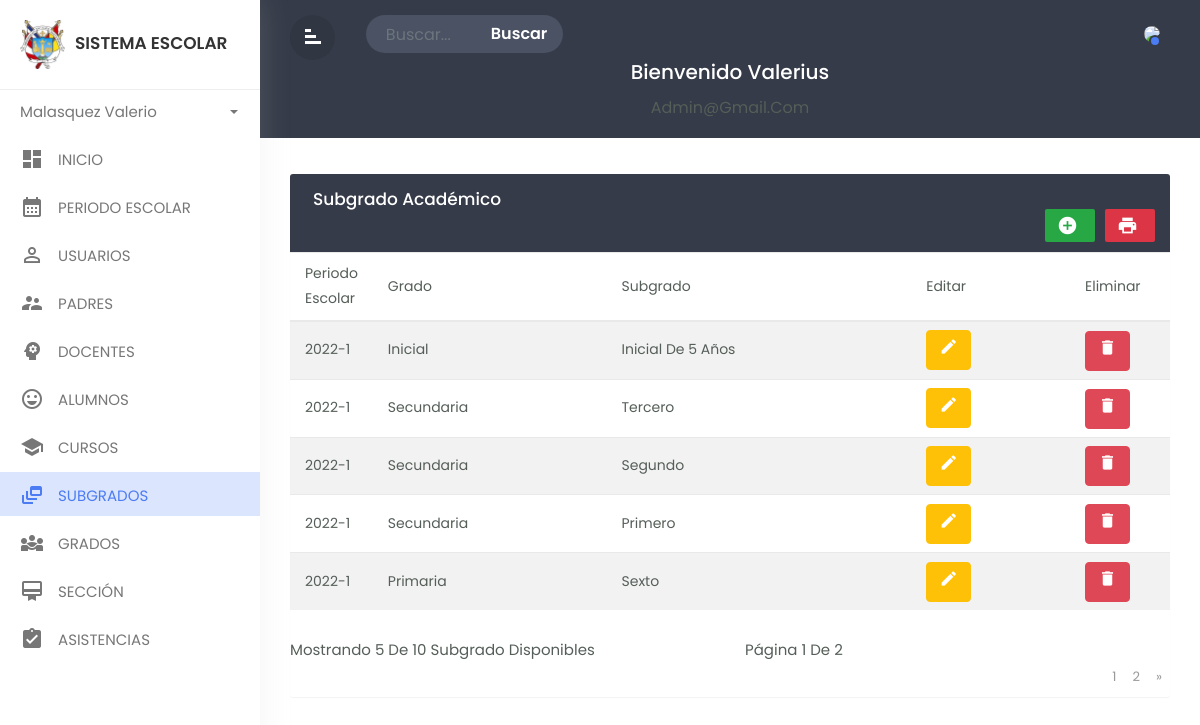
The app's page /School-System/Views/subgrade/mostrar.php (signed in) with its own data.
### tables this page shows
CREATE TABLE `subgrade` (
  `idsub` int(11) NOT NULL,
  `nomsub` varchar(50) NOT NULL,
  `iddeg` int(11) NOT NULL,
  `fere` timestamp NOT NULL DEFAULT current_timestamp() ON UPDATE current_timestamp()
);

CREATE TABLE `degree` (
  `iddeg` int(11) NOT NULL,
  `idper` int(11) NOT NULL,
  `nomgra` varchar(25) NOT NULL,
  `fere` timestamp NOT NULL DEFAULT current_timestamp() ON UPDATE current_timestamp()
);

### School-System/Views/subgrade/mostrar.php (the view, shortened to what this page needs)
<!doctype html>
<html lang="en">
<head>
    <link rel="stylesheet" href="../../Assets/css/bootstrap-1.min.css">
    <link rel="stylesheet" href="../../Assets/css/custom.css">
    <link href="https://cdn.datatables.net/1.12.1/css/jquery.dataTables.min.css" rel="stylesheet">
    <link href="../../Assets/css/font-awesome.min.css" rel="stylesheet" />
    <link rel="stylesheet" type="text/css" href="https://cdnjs.cloudflare.com/ajax/libs/twitter-bootstrap/4.5.0/js/bootstrap.min.js.map">
</head>
<body>
    <div class="wrapper">
        <nav id="sidebar">
            <div class="sidebar-header">
                <h3><img src="../../Assets/img/logo1-preview.png" class="img-fluid" /><span>Sistema escolar</span></h3>
            </div>
            <ul class="list-unstyled components">
                <li class="dropdown">
                    <a href="#pageSubmenu3" data-toggle="collapse" aria-expanded="false" class="dropdown-toggle">
                        <span><?php echo ucfirst($_SESSION['nombre']); ?></span></a>
                </li>
                <li class="">
                    <a href="../admin/pages-admin.php" class="dashboard"><i class="material-icons">dashboard</i>
                        <span>INICIO</span></a>
                </li>
                <li class="">
                    <a href="../period/mostrar.php"><i class="material-icons">calendar_month</i>
                        <span>PERIODO ESCOLAR</span></a>
                </li>
                <li class="">
                    <a href="../users/mostrar.php"><i class="material-icons">person_outline</i>
                        <span>USUARIOS</span></a>
                </li>
                <li class="">
                    <a href="../fathers/mostrar.php"><i class="material-icons">supervisor_account</i>
                        <span>PADRES</span></a>
                </li>
                <li class="">
                    <a href="../teachers/mostrar.php"><i class="material-icons">psychology</i>
                        <span>DOCENTES</span></a>
                </li>
                <li class="">
                    <a href="../students/mostrar.php"><i class="material-icons">sentiment_very_satisfied</i>
                        <span>ALUMNOS</span></a>
                </li>
                <li class="">
                    <a href="../careers/mostrar.php"><i class="material-icons">school</i>
                        <span>CURSOS</span></a>
                </li>
                <li class="active">
                    <a href="../subgrade/mostrar.php"><i class="material-icons">dynamic_feed</i>
                        <span>SUBGRADOS</span></a>
                </li>
                <li class="">
                    <a href="../grade/mostrar.php"><i class="material-icons">diversity_3</i>
                        <span>GRADOS</span></a>
                </li>
                <li class="">
                    <a href="../groups/mostrar.php"><i class="material-icons">card_membership</i>
                        <span>SECCIÓN</span></a>
                </li>
                <li class="">
                    <a href="../assists/mostrar.php"><i class="material-icons">assignment_turned_in</i>
                        <span>ASISTENCIAS</span></a>
                </li>
            </ul>
        </nav>
        <div id="content">
            <div class="top-navbar">
                <div class="xp-topbar">
                    <div class="row">
                        <div class="col-2 col-md-1 col-lg-1 order-2 order-md-1 align-self-center">
                            <div class="xp-menubar">
                                <span class="material-icons text-white">signal_cellular_alt
                                </span>
                            </div>
                        </div>
                        <div class="col-md-5 col-lg-3 order-3 order-md-2">
                            <div class="xp-searchbar">
                                <form>
                                    <div class="input-group">
                                        <input type="search" class="form-control" placeholder="Buscar...">
                                        <div class="input-group-append">
                                            <button class="btn" type="submit" id="button-addon2">Buscar</button>
                                        </div>
                                    </div>
                                </form>
                            </div>
                        </div>
                        <div class="col-10 col-md-6 col-lg-8 order-1 order-md-3">
                            <div class="xp-profilebar text-right">
                                <nav class="navbar p-0">
                                    <ul class="nav navbar-nav flex-row ml-auto">
                                        <li class="nav-item dropdown">
                                            <a class="nav-link" href="#" data-toggle="dropdown">
                                                <?php if (isset($_SESSION['profileImage'])) : ?>
                                                    <img src="../../<?php echo $_SESSION['profileImage']; ?>" style="width:40px; border-radius:50%;" />
                                                <?php else : ?>
                                                    <img src="../../Assets/img/user.jpg" style="width:40px; border-radius:50%;" />
                                                <?php endif; ?>
                                                <span class="xp-user-live"></span>
                                            </a>
                                        </li>
                                    </ul>
                                </nav>
                            </div>
                        </div>
                    </div>
                </div>
                <div class="xp-breadcrumbbar text-center">
                    <h4 class="page-title">Bienvenido&nbsp;<?php echo ucfirst($_SESSION['usuario']); ?></h4>
                    <ol class="breadcrumb">
                        <li class="breadcrumb-item"><?php echo ucfirst($_SESSION['correo']); ?></li>
                    </ol>
                </div>
            </div>
            <div class="main-content">
                <div class="row">
                    <div class="col-md-12">
                        <div class="table-wrapper">
                            <div class="table-title">
                                <div class="row">
                                    <div class="col-sm-6 p-0 d-flex justify-content-lg-start justify-content-center">
                                        <h2 class="ml-lg-2">Subgrado académico</h2>
                                    </div>
                                    <div class="col-sm-12 p-0 d-flex justify-content-lg-end justify-content-center">
                                        <a href="#addEmployeeModal" class="btn btn-success" data-toggle="modal">
                                            <i class="material-icons">&#xE147;</i> </a>
                                        <a href="plantilla.php" class="btn btn-danger">
                                            <i class="material-icons">print</i> </a>
                                    </div>
                                </div>
                            </div>
                            <?php
                            require '../../Config/config.php';
                            $productosPorPagina = 5;
                            $pagina = 1;
                            $limit = $productosPorPagina;
                            $offset = ($pagina - 1) * $productosPorPagina;
                            $sentencia = $connect->query("SELECT subgrade.idsub, degree.iddeg, degree.nomgra, subgrade.nomsub, subgrade.fere, GROUP_CONCAT(period.idper, '..', period.numperi, '..' SEPARATOR '__') AS period, count(*) AS conteo  FROM subgrade INNER JOIN degree ON subgrade.iddeg = degree.iddeg INNER JOIN period ON period.idper = degree.idper;");
                            $conteo = $sentencia->fetchObject()->conteo;
                            $paginas = ceil($conteo / $productosPorPagina);
                            $sentencia = $connect->prepare("SELECT subgrade.idsub, degree.iddeg, degree.nomgra, subgrade.nomsub, subgrade.fere, GROUP_CONCAT(period.idper, '..', period.numperi, '..' SEPARATOR '__') AS period, count(*) AS conteo  FROM subgrade INNER JOIN degree ON subgrade.iddeg = degree.iddeg INNER JOIN period ON period.idper = degree.idper  GROUP BY subgrade.idsub DESC LIMIT ? OFFSET ?");
                            $sentencia->execute([$limit, $offset]);
                            $productos = $sentencia->fetchAll(PDO::FETCH_OBJ);
                            ?>
                            <table class="table table-striped table-hover" id="myTable">
                                <thead>
                                    <tr>
                                        <th>Periodo escolar</th>
                                        <th>Grado</th>
                                        <th>Subgrado</th>
                                        <th>Editar</th>
                                        <th>Eliminar</th>
                                    </tr>
                                </thead>
                                <tbody>
                                    <?php foreach ($productos as $producto) { ?>
                                        <tr>
                                            <?php foreach (explode("__", $producto->period) as $periodoConcatenados) {
                                                $period = explode("..", $periodoConcatenados)
                                            ?>
                                                <td><?php echo $period[1] ?></td>
                                            <?php } ?>
                                            <td><?php echo $producto->nomgra ?></td>
                                            <td><?php echo $producto->nomsub ?></td>
                                            <td>
                                                <form method='POST' action='<?php $_SERVER['PHP_SELF'] ?>'>
                                                    <button name='editar' class='btn btn-warning text-white'><i class='material-icons' data-toggle='tooltip' title='Edit'>&#xE254;</i></button>
                                                </form>
                                            </td>
                                            <td>
                                                <form onsubmit="return confirm('Realmente desea eliminar el registro?');" method='POST' action='<?php $_SERVER['PHP_SELF'] ?>'>
                                                    <button name='eliminar' class='btn btn-danger text-white'><i class='material-icons' title='Delete'>&#xE872;</i></button>
                                                </form>
                                            </td>
                                        </tr>
                                    <?php } ?>
                                </tbody>
                            </table>
                            <nav aria-label="Page navigation example">
                                <div class="row">
                                    <div class="col-xs-12 col-sm-6">
                                        <p>Mostrando <?php echo $productosPorPagina ?> de <?php echo $conteo ?> subgrado disponibles</p>
                                    </div>
                                    <div class="col-xs-12 col-sm-6">
                                        <p>Página <?php echo $pagina ?> de <?php echo $paginas ?> </p>
                                    </div>
                                </div>
                                <ul class="pagination">
                                    <?php for ($x = 1; $x <= $paginas; $x++) { ?>
                                        <li class="<?php if ($x == $pagina) echo "active" ?>">
                                            <a href="./mostrar?pagina=<?php echo $x ?>">
                                                <?php echo $x ?></a>
                                        </li>
                                    <?php } ?>
                                    <?php if ($pagina < $paginas) { ?>
                                        <li>
                                            <a href="./mostrar?pagina=<?php echo $pagina + 1 ?>">
                                                <span aria-hidden="true">&raquo;</span>
                                            </a>
                                        </li>
                                    <?php } ?>
                                </ul>
                            </nav>
                        </div>
                    </div>
                </div>
            </div>
        </div>
    </div>
</body>
</html>

### records on screen
subgrade: period "2022-1", iddeg.nomgra "Inicial", nomsub "Inicial De 5 Años"
subgrade: period "2022-1", iddeg.nomgra "Secundaria", nomsub "Tercero"
subgrade: period "2022-1", iddeg.nomgra "Secundaria", nomsub "Segundo"
subgrade: period "2022-1", iddeg.nomgra "Secundaria", nomsub "Primero"
subgrade: period "2022-1", iddeg.nomgra "Primaria", nomsub "Sexto"

### other values on screen
$_SESSION['nombre'] "Malasquez Valerio"
$_SESSION['usuario'] "Valerius"
$_SESSION['correo'] "Admin@gmail.com"
$productosPorPagina "5"
$conteo "10"
$pagina "1"
$paginas "2"
